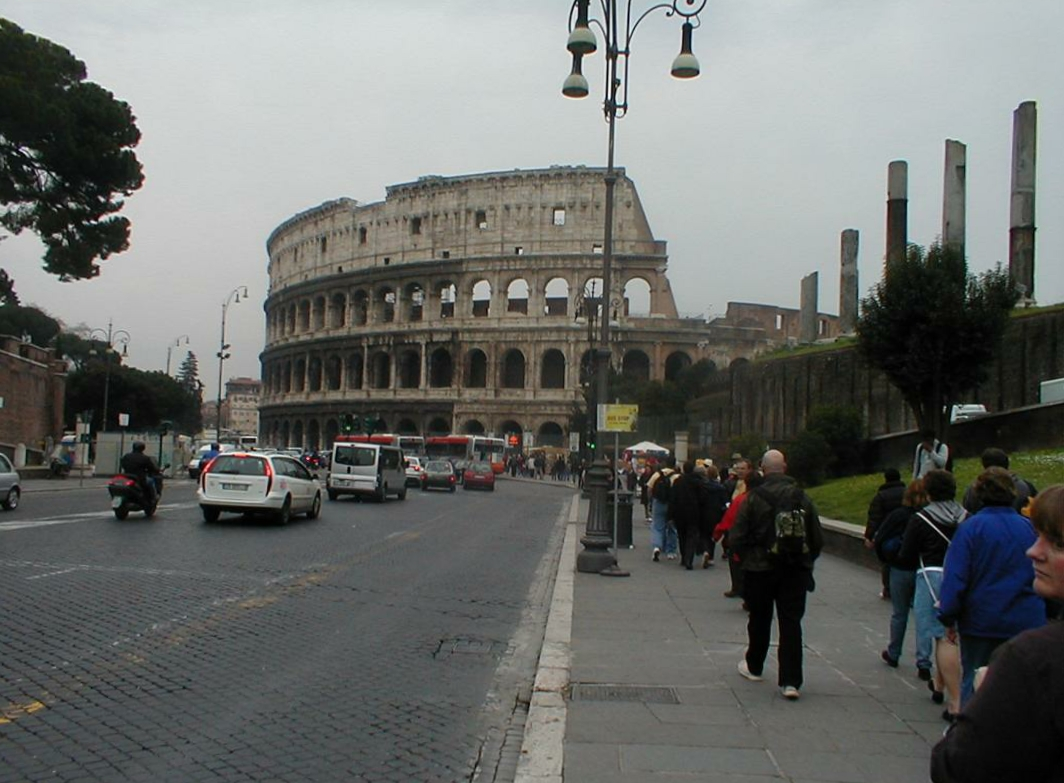
#> input picture demo/img/74755671_121926671.jpg, 1064 x 783 px
$ jupyter execute --allow-errors tutorial_notebook.ipynb
#> lines starting #> are read from the running program, lines starting #| are printed output that depends on the picture
### demo/unet.py
import tensorflow as tf
from tensorflow import keras

from keras import layers


def kernel_init(scale):
    scale = max(scale, 1e-10)
    return keras.initializers.VarianceScaling(scale, mode="fan_avg", distribution="uniform")

# [40 lines left out: functions ResidualBlock, DownSample, UpSample, not called in this run]


def build_unet(
    height,
    width,
    depth=5,
    final_channels=32,
    num_res_blocks=3,
    norm_groups=8,
    first_conv_channels=8,
    activation_fn=keras.activations.swish,
):
    input = layers.Input(shape=(height, width, 1), name="input")

    x = input
    x = layers.Conv2D(
        first_conv_channels,
        kernel_size=(2, 2),
        padding="same",
        kernel_initializer=kernel_init(1.0),
    )(x)
    skips = [x]

    #This is the downsampling stream of the UNet
    for i in range(depth):
        for _ in range(num_res_blocks):
            x = ResidualBlock(first_conv_channels*2**i, groups=norm_groups, activation_fn=activation_fn)(x)
            skips.append(x)

        if i != depth-1:
            x = DownSample(first_conv_channels*2**(i+1))(x)
            skips.append(x)

    #This is the upsampling stream of the UNet
    for i in reversed(range(depth)):
        for _ in range(num_res_blocks + 1):
            x = layers.Concatenate(axis=-1)([x, skips.pop()])
            x = ResidualBlock(first_conv_channels*2**depth, groups=norm_groups, activation_fn=activation_fn)(x)

        if i != 0:
            x = UpSample(first_conv_channels*2**depth)(x)

    x = layers.Conv2D(final_channels, kernel_size=(1, 1), padding="same")(x)
    model = keras.Model(input, x)
    return model

### demo/tutorial_notebook.ipynb
[cell 1]
import numpy as np
import matplotlib.pyplot as plt
import scipy.ndimage

import cv2
import hnswlib
from PIL import Image

import tensorflow as tf

from unet import build_unet

## Helpers

[cell 2]
class PerspectivePixelPermutator:
    """Remaps pixel locations based on a perspective permutation."""

    def __init__(self, w, h):
        self.w = int(w)
        self.h = int(h)

        self.X, self.Y = np.meshgrid(np.arange(w), np.arange(h))

    def get_index_permutation(self,
        H,               #homography matrix of region 2 (used with cv2.warpPerspective)
        sub_xy,          #origin of second region rectangle
        frac_keep = 0.5, #fraction of pixels to align between the two regions
        ):

        H_inv = np.linalg.inv(H)
        l = 1/(H_inv[2,0]*self.X + H_inv[2,1]*self.Y + H_inv[2,2])
        X_ = (-H_inv[0,0]*H[0,2] - H_inv[0,1]*H[1,2] + H_inv[0,0]*self.X + H_inv[0,1]*self.Y)*l
        Y_ = (-H_inv[1,0]*H[0,2] - H_inv[1,1]*H[1,2] + H_inv[1,0]*self.X + H_inv[1,1]*self.Y)*l

        ind = np.round(np.stack([Y_.ravel(), X_.ravel()], axis=1)).astype(int)

        match = ((ind[:,1] > sub_xy[0])*(ind[:,1] < self.w + sub_xy[0])*(ind[:,0] > sub_xy[1])*(ind[:,0] < self.h + sub_xy[1])).reshape((-1,1))
        match *= np.random.random(match.shape) < frac_keep

        random_ind = np.stack([np.random.randint(0,self.h,self.w*self.h), np.random.randint(0,self.w,self.w*self.h)], axis=1)
        ind = match*(ind - [sub_xy[::-1]]) + (1 -  match)*random_ind

        ind_flat = ind[:,0]*self.w + ind[:,1]
        return ind_flat, match.ravel()

[cell 3]
def get_motion_kernel(L_min=4, L_max=33, s_min=1, s_max=11):
    """Generates random motion blur kernel to be convolved with images."""

    L = np.random.randint(L_min, L_max)
    x = np.cumsum(np.cumsum(np.random.normal(0,1,L)))
    y = np.cumsum(np.cumsum(np.random.normal(0,1,L)))

    x -= np.min(x)
    y -= np.min(y)
    wf = int(np.max(x)) + 1
    hf = int(np.max(y)) + 1

    sigma = np.random.randint(s_min,s_max)
    F = np.zeros((hf+10*sigma, wf+10*sigma))

    F[y.astype(int)+5*sigma, x.astype(int)+5*sigma] = 1

    K = cv2.resize(scipy.ndimage.gaussian_filter(F, sigma), dsize = (0, 0), fx = 0.1, fy=0.1)

    X,Y = np.meshgrid(np.arange(K.shape[1]), np.arange(K.shape[0]))
    cx = np.sum(K*X)/np.sum(K)
    cy = np.sum(K*Y)/np.sum(K)

    py = int(np.round(K.shape[0]/2 - cy))
    px = int(np.round(K.shape[1]/2 - cx))

    return np.pad(K, ((max(0,py),max(0,-py)), (max(0,px),max(0,-px))))/np.sum(K)

## Image transforamtion example

[cell 4]
# An image from Image Matching Challenge 2022
im = np.mean(Image.open("img/74755671_121926671.jpg"), axis=2)/255
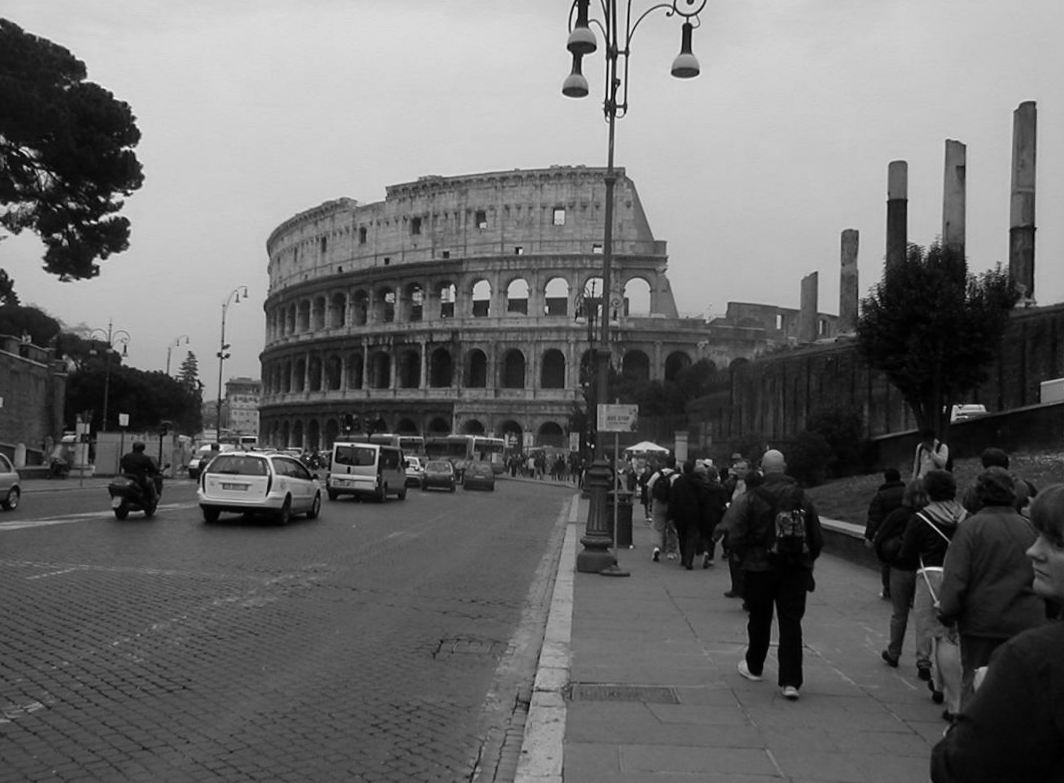
#> im: shape (783, 1064) float64; min 0, max 0.993, mean 0.419

plt.title("(a) full image\nand regions 1,2")
plt.imshow(im, cmap="gray")
plt.axis("off")

w, h = 384, 256
sub_xy = [350, 300]

plt.plot([sub_xy[0],sub_xy[0]+w,sub_xy[0]+w,sub_xy[0],sub_xy[0]], [sub_xy[1],sub_xy[1],sub_xy[1]+h,sub_xy[1]+h,sub_xy[1]], color="r", linewidth=2)

# Points to mark the corners of two regions
pxs = np.array([100,10,-20,-50]) + [0,w,w,0] + sub_xy[0]
pys = np.array([-40,20,30,-80]) + [0,0,h,h] + sub_xy[1]

plt.plot(list(pxs) + [pxs[0]], list(pys) + [pys[0]], color="b", linewidth=2)
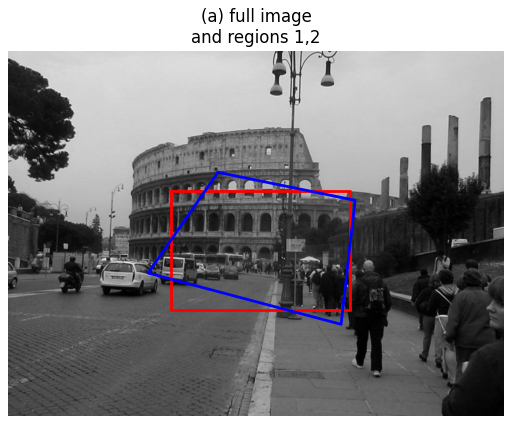
#> figure drawn by matplotlib, 1 panel

[cell 5]
# Find a homography to map the non-rectangular region to a rectangle
src_points = np.stack([pxs, pys], axis=1).astype(np.float32)
dst_points = np.stack([[0,w,w,0], [0,0,h,h]], axis=1).astype(np.float32)

H, _ = cv2.findHomography(src_points, dst_points, 0)
region_1 = cv2.warpPerspective(im, H, (w, h), cv2.INTER_AREA)
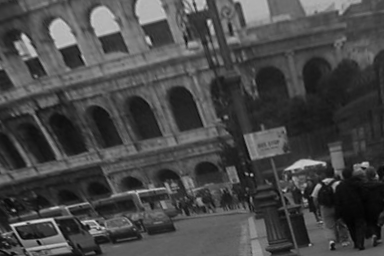
#> region_1: shape (256, 384) float64; min 0.00638, max 0.882, mean 0.282

np.random.seed(11)
K = get_motion_kernel()

region_1 = cv2.filter2D(region_1, -1, K)
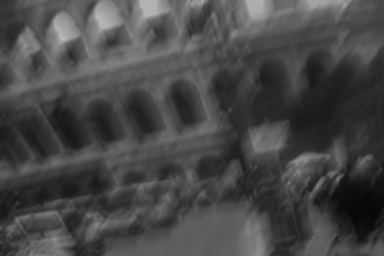
#> region_1: shape (256, 384) float64; min 0.0284, max 0.724, mean 0.282
region_1_c = np.stack([region_1]*3, axis=2)

region_1_c[:,:5] = region_1_c[:,-5:] = [0,0,1] #add cosmetic border
region_1_c[:5,:] = region_1_c[-5:,:] = [0,0,1]
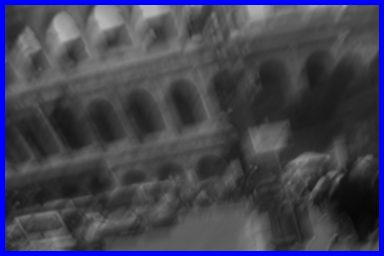
#> region_1_c: shape (256, 384, 3) float64; mean of channels 0, 1, 2 0.261, 0.261, 0.325; drawn as R, G, B

plt.imshow(region_1_c)
plt.axis("off")
plt.title("(b) region 1\nwith motion blur")

[cell 6]
region_2 = im[sub_xy[1]:sub_xy[1]+h,sub_xy[0]:sub_xy[0]+w]*0.8 + np.random.normal(0.2, 0.1, (h,w))
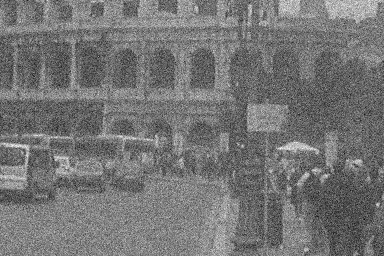
#> region_2: shape (256, 384) float64; min -0.189, max 1.13, mean 0.417; drawn with min black and max white
region_2_c = np.stack([region_2]*3, axis=2)

region_2_c[:,:5] = region_2_c[:,-5:] = [1,0,0] #add cosmetic border
region_2_c[:5,:] = region_2_c[-5:,:] = [1,0,0]
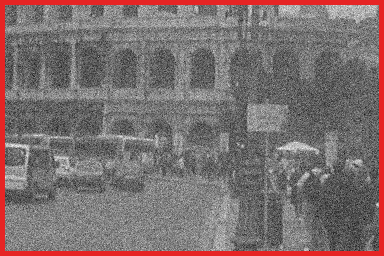
#> region_2_c: shape (256, 384, 3) float64; mean of channels 0, 1, 2 0.452, 0.388, 0.388; drawn with min black and max white

plt.imshow(region_2_c)
plt.axis("off")
plt.title("(c) region 2\nwith intensity noise")

[cell 7]
#This is similar to the cv2.warpPerspectve but done by remapping pixel indices so they can be selected
pp = PerspectivePixelPermutator(w,h)
inds, flags = pp.get_index_permutation(H, sub_xy, frac_keep = 0.5)

plt.imshow((region_2_c.reshape((w*h,-1))[inds]*flags[:,None]).reshape((h,w,-1)))
plt.title("(d) rearranged pixels\nfrom region 2")
plt.axis("off")
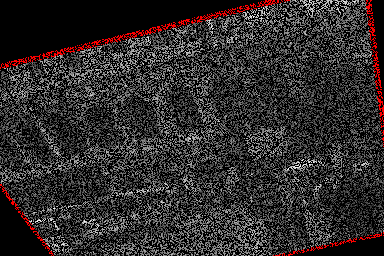
#> shown: shape (256, 384, 3) float64; mean R, G, B 0.191, 0.175, 0.175

[cell 8]
plt.imshow((region_2_c.reshape((w*h,-1))[inds]*(1-flags)[:,None]).reshape((h,w,-1)))
plt.title("(e) leftover pixels\nfrom region 2")
plt.axis("off")
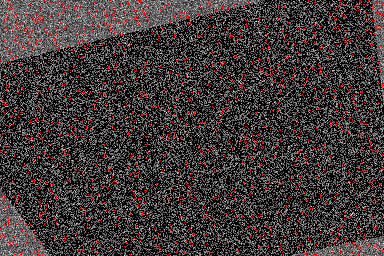
#> shown: shape (256, 384, 3) float64; mean R, G, B 0.253, 0.217, 0.217

## Feature Extraction via U-Net

The following creates a basic U-Net architecture to serve as the backbone feature extractor and loads pre-trained weights. See `unet.py` for network details.

#> (a cell that did not finish here is left out)

$ run again, with demo/img/tutorial.png saved as demo/img/74755671_121926671.jpg
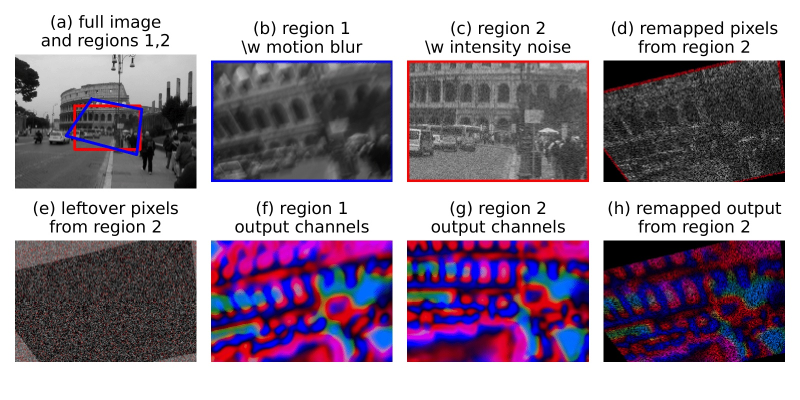
#> input picture demo/img/tutorial.png, 1600 x 800 px (shown at 1/2 size)
#> `region_2_c[:5,:] = region_2_c[-5:,:] = [1,0,0]`:
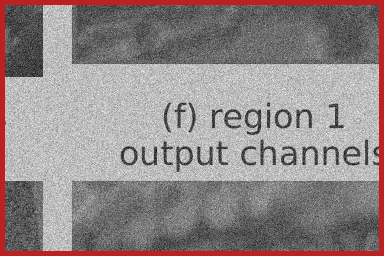
#> region_2_c: shape (256, 384, 3) float64; mean of channels 0, 1, 2 0.724, 0.659, 0.659; drawn with min black and max white
#> `[cell 8] plt.imshow((region_2_c.reshape((w*h,-1))[inds]*(1-flags)[:,No..`:
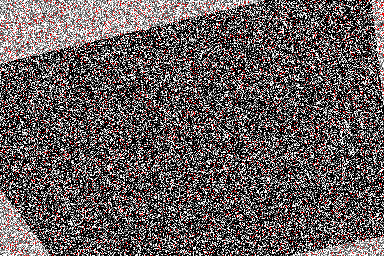
#> shown: shape (256, 384, 3) float64; mean R, G, B 0.394, 0.359, 0.359
